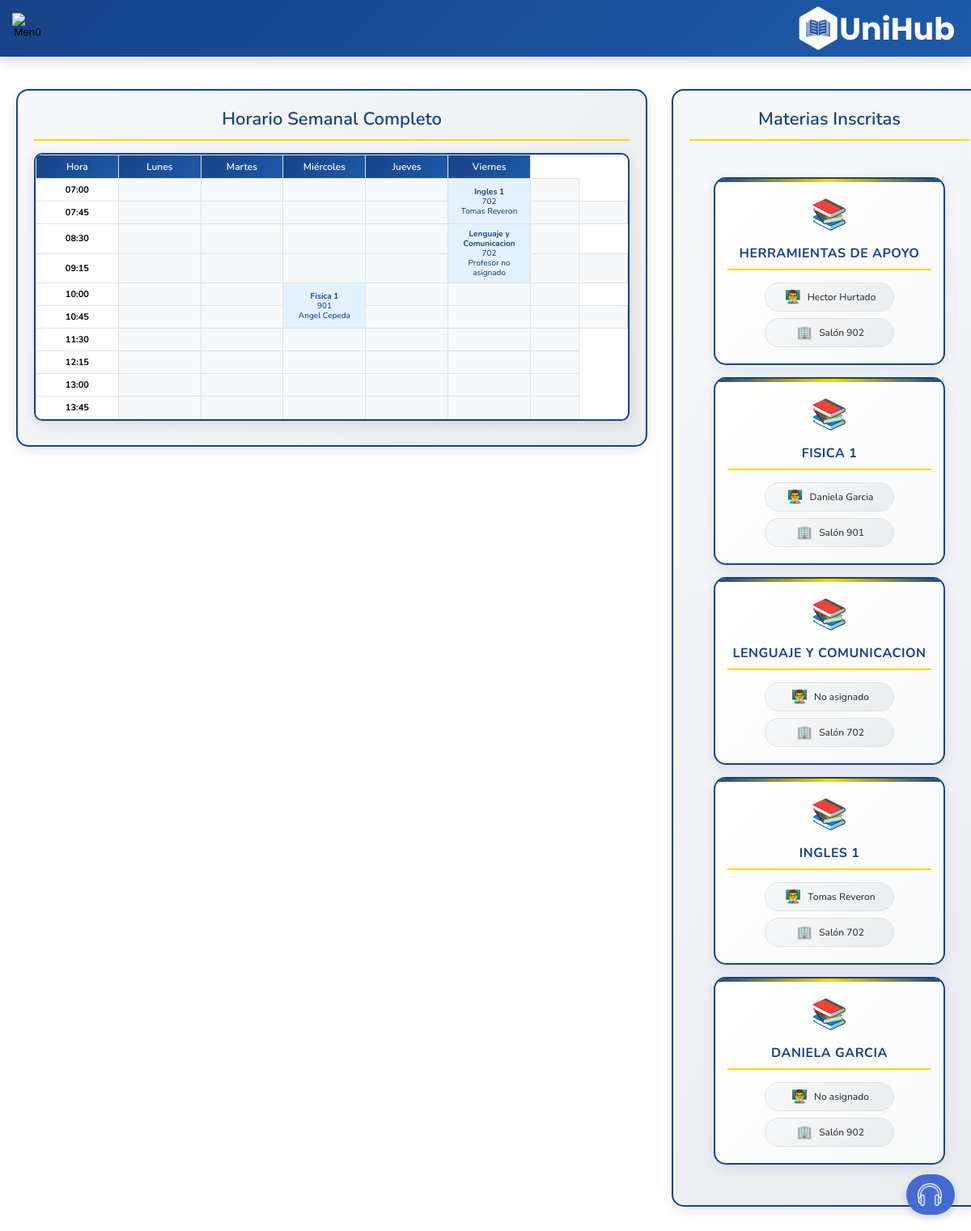
Page /pagina_principal.php (signed in) on the committed database.
### tables this page shows
CREATE TABLE IF NOT EXISTS `materias` (
  `id` int NOT NULL AUTO_INCREMENT,
  `nombre` varchar(100) DEFAULT NULL,
  `salon` varchar(50) DEFAULT NULL,
  `id_profesor` int DEFAULT NULL,
  `creditos` int NOT NULL,
  `semestre` int NOT NULL,
  `seccion` varchar(50) NOT NULL,
  PRIMARY KEY (`id`),
  KEY `fk_profesor` (`id_profesor`)
);

### pagina_principal.php (the view, shortened to what this page needs)
<?php
include 'conexion.php';
$conn->set_charset("utf8mb4");
$user_id = $_SESSION['idusuario'];
$query_materias_profesor = "
SELECT
    m.id AS id_materia,
    m.nombre AS materia,
    m.salon,
    m.creditos,
    m.semestre,
    m.seccion,
    fu.foto,
    COALESCE(p.nombre, 'No asignado') AS nombre_profesor
FROM inscripciones i
JOIN materias m ON i.id_materia = m.id
LEFT JOIN profesores p ON m.id_profesor = p.id
LEFT JOIN fotousuario fu ON p.id_usuario = fu.id_usuario
WHERE i.id_estudiante = ?
GROUP BY m.id
";
$stmt_materias_profesor = $conn->prepare($query_materias_profesor);
$stmt_materias_profesor->bind_param("i", $user_id);
$stmt_materias_profesor->execute();
$resultado = $stmt_materias_profesor->get_result();
?>
<!DOCTYPE html>
<html lang="es">
<head>
    <link rel="stylesheet" href="css/style.css">
    <link rel="stylesheet" href="css/principalalumnostyle.css">
    <link rel="stylesheet" href="css/horario.css">
</head>
<body>
    <div class="cabecera">
        <button type="button" id="logoButton">
            <img src="css/menu.png" alt="Menú" class="logo-menu">
        </button>
        <div class="logoempresa">
            <img src="css/logounihubblanco.png" alt="Logo" class="logounihub">
            <p>UniHub</p>
        </div>
    </div>
        <div class="layout-dos-columnas">
            <div class="columna-izquierda">
                <div class="contenedor-horario">
                    <h2 class="titulo-horario">Horario Semanal Completo</h2>
                    <?php
                    include 'horario.php';
                    ?>
                </div>
            </div>
            <div class="columna-derecha">
                <div class="contenedor-horario">
                    <h2 class="titulo-horario">Materias Inscritas</h2>
                    <div class="contenedor-materias-grid">
                        <?php while ($row = $resultado->fetch_assoc()): ?>
                            <a href="detalle_materia.php?id=<?php echo $row['id_materia']; ?>" class="tarjeta-materia-link">
                                <div class="tarjeta-materia">
                                    <div class="icono-materia">📚</div>
                                    <h3 class="nombre-materia"><?php echo htmlspecialchars($row['materia']); ?></h3>
                                    <div class="info-materia">
                                        <div class="info-item">
                                            <span class="icono">👨‍🏫</span>
                                            <span class="texto"><?php echo !empty(trim($row['nombre_profesor'])) ? htmlspecialchars(trim($row['nombre_profesor'])) : 'No asignado'; ?></span>
                                        </div>
                                        <div class="info-item">
                                            <span class="icono">🏢</span>
                                            <span class="texto">Salón <?php echo htmlspecialchars($row['salon']); ?></span>
                                        </div>
                                    </div>
                                </div>
                            </a>
                        <?php endwhile; ?>
                    </div>
                </div>
            </div>
        </div>
    <div class="soporte-flotante-container">
        <a href="contacto.php" class="soporte-flotante" title="Soporte">
            <img src="css/audifonos-blanco.png" alt="Soporte">
        </a>
    </div>
</body>
</html>

### css/style.css (style rules this page uses)
* { margin: 0; padding: 0; box-sizing: border-box; }

### css/principalalumnostyle.css (style rules this page uses)
.cabecera { width: 100%; height: 70px; background: linear-gradient( to bottom, #174388 0%, #174388 80%, transparent 100% ); display: flex; align-items: center; flex-direction: row; align-content: center; justify-content: flex-end; }
.cabecera button img { width: 70px; height: auto; }
.cabecera button { position: absolute; background-color: transparent; border: none; left: 15px; cursor: pointer; user-select: none; }
.cabecera p { font-family: "Poppins", sans-serif; font-size: 38px; color: white; position: absolute; right: 20px; user-select: none; font-weight: 700; }
.logoempresa img { width: 70px; height: auto; }
.logoempresa { display: flex; flex-direction: row; width: 225px; height: auto; align-items: center; }
:root { --background-color: white; --text-color: black; }
body { background-color: var(--background-color); color: var(--text-color); height: 100vh; transition: 1s background-color ease-in-out; }
.logo-menu { width: 38px !important; height: 38px !important; max-width: 38px !important; max-height: 38px !important; object-fit: contain; display: inline-block; vertical-align: middle; }

### css/horario.css (style rules this page uses)
body { font-family: 'Nunito', sans-serif; --color: #00000072; }
.contenedor-horario { margin: 20px; padding: 20px; border: 1px solid #007BFF; border-radius: 8px; background-color: #E3F2FD; width: 50%; margin-top: 20px; }
.titulo-horario { text-align: center; margin-bottom: 20px; font-size: 24px; color: #007BFF; }

### rows in the picture
materias: nombre "HERRAMIENTAS DE APOYO", nombre_profesor "Hector Hurtado", salon "902"
materias: nombre "FISICA 1", nombre_profesor "Daniela Garcia", salon "901"
materias: nombre "LENGUAJE Y COMUNICACION", nombre_profesor "No asignado", salon "702"
materias: nombre "INGLES 1", nombre_profesor "Tomas Reveron", salon "702"
materias: nombre "DANIELA GARCIA", nombre_profesor "No asignado", salon "902"

### other values in the picture
$hora_para_mostrar "07:00"
$info["materia"] "Ingles 1"
$info["salon"] "702"
$info["profesor"] "Tomas Reveron"
$hora_para_mostrar "07:45"
$hora_para_mostrar "08:30"
$info["materia"] "Lenguaje y Comunicacion"
$info["profesor"] "Profesor no asignado"
$hora_para_mostrar "09:15"
$hora_para_mostrar "10:00"
$info["materia"] "Fisica 1"
$info["salon"] "901"
$info["profesor"] "Angel Cepeda"
$hora_para_mostrar "10:45"
$hora_para_mostrar "11:30"
